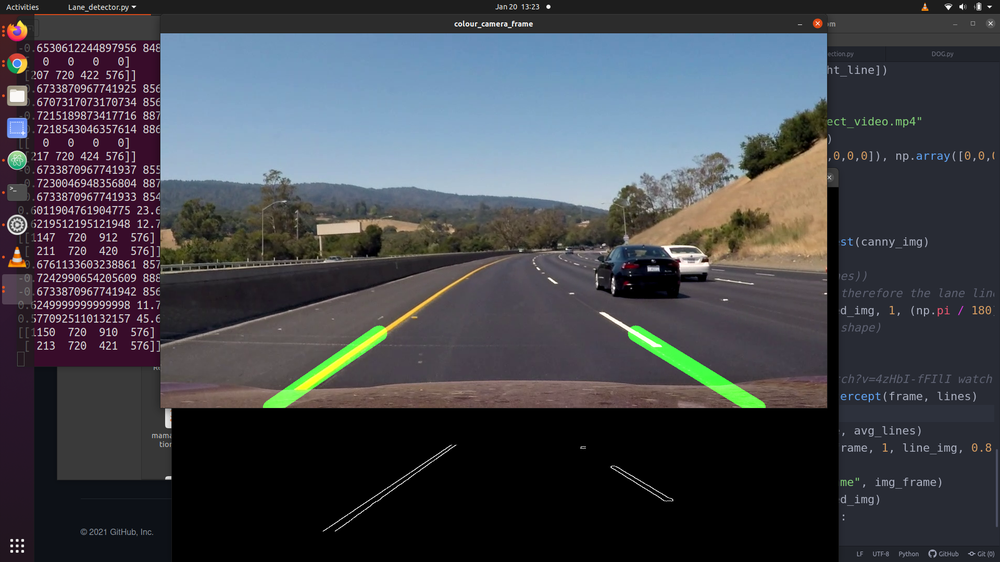
#> input picture testing_example.png, 1000 x 562 px, shrunk from 1920 x 1080 before the run, given in place of detect_lanes_from.mp4, which was not available
$ python lane_detector.py
#> lines starting #> are read from the running program, lines starting #| are printed output that depends on the picture; long printed decimals are rounded; pictures that were not available may be replaced by others from this repository, and a replacement may not be noted
import cv2
import numpy as np
import matplotlib.pyplot as plt

'''
def diff_of_gaussians(img):

    grey_img = cv2.cvtColor(img, cv2.COLOR_BGR2GRAY)
    img = cv2.cvtColor(img, cv2.COLOR_BGR2RGB)
    blur_img_grey = cv2.GaussianBlur(grey_img, (9,9), 0)
    blur_img_colour = cv2.GaussianBlur(img, (9,9), 0)

    # [5 lines of commented-out code are left out]

    fig, [[ax1, ax2], [ax3, ax4]] = plt.subplots(nrows = 2, ncols = 2)
    edges_grey = cv2.Canny(grey_img,100,200)
    edges = cv2.Canny(img, 100, 200)
    #plt.subplot(411)
    ax1.imshow(edges_grey, cmap = 'gray')
    #plt.imshow(edges_grey, cmap = 'gray')
    #plt.show()
    #plt.subplot(412)
    ax2.imshow(edges);
    #plt.imshow(edges)
    #plt.subplot(421)
    ax3.imshow(canny(grey_img), cmap = 'gray')
    #plt.show()
    #plt.subplot(422)
    ax4.imshow(canny(img))
    #plt.show()

    plt.show()
    # [4 lines of commented-out code are left out]

    return
'''

def canny(img):
    # changes in intensity are to be captured.
    # Canny and the Sobel operator work no greyscale images
    grey_img = cv2.cvtColor(img, cv2.COLOR_RGB2GRAY)

    # Gaussian Blurring to reduce noise, removes high-frequncy components in the image
    # High frequency due to high ISO of the camera, contours that aren't really edges.
    # https://www.youtube.com/watch?v=uihBwtPIBxM
    blurred_img = cv2.GaussianBlur(grey_img, (9,9), 0)

    # Canny Edge Detector, identifying any sharp changes in intesity, Uses edge-gradients
    # the strongest gradents are then traced
    # https://www.youtube.com/watch?v=sRFM5IEqR2w
    canny_filtered = cv2.Canny(blurred_img, 30, 150)
    return canny_filtered

def region_of_interest(img):
    height, width = img.shape
    height -= 60
    width -= 10
    #Reducing the image size to "focus" more on the center of the frame (region of interest)
    #These dimensions are later used in the generation of the mask
    #The reduction in height enables us to ignore the part of the image corresponding to the dashboard.

    #Coordinates marking our "region of interest"
    #The top-left of the image is (0,0)
    Polygons = np.array([
        [(width, height),(50, height), (int((3/8) * width), int((3/4) * height)),(int((5/8) * width), int((3/4) * height))]
        ])
    #(width, height),(50,height) removes what's visible of the dash of the car.
    mask = np.zeros_like(img)
    # filling mask
    cv2.fillConvexPoly(img = mask, points = Polygons, color = 255, lineType = cv2.LINE_AA)
    # Uncomment "return mask" to see the "region of interest" marked in white
    mask_img = cv2.bitwise_and(img, mask)
    # mask_img now has the detected edges in our region of interest.
    #return mask
    return mask_img

def dispay_lines(img, lines):
    line_img = np.zeros_like(img)
    if lines is not None:
        for x1,y1,x2,y2 in lines:
            cv2.line(line_img, (x1,y1), (x2,y2), (0,255,0), 30)
    return line_img

def get_cords(img, line_slope_int):
    slope, intercept = line_slope_int
    y1 = img.shape[0]
    #Line starts from the bottom left
    y2 = int(y1 * (4/5))
    # The line goes 1 fifth of the way up
    x1 = int((y1 - intercept) / slope)
    x2 = int((y2 - intercept) / slope)
    #from y = mx + c
    #print(img.shape)
    height, width, _ = img.shape
    if x1 > width or x1 < 0 or x2 > width or x2 < 0 or y1 > height or y1 < 0 or y2 > height or y2 < 0:
        return np.array([0,0,0,0])
    return np.array([x1, y1, x2, y2])

def average_slope_intercept(img, lines):
    left_fit = []
    right_fit = []
    #if lines is None:
    #    return (np.array([0,0,0,0]), np.array([0,0,0,0]))
    for line in lines:
        x1, y1, x2, y2 = line.reshape(4)
        slope, intercept = np.polyfit((x1,x2), (y1,y2), 1)
        #Linear least squares :) (not exactly but it's easy to think of it like this)
        print(slope, intercept)
        #left lines have a positive slope.
        if slope >= 0:
            left_fit.append((slope, intercept))
        else:
            right_fit.append((slope, intercept))

    if left_fit:
        left_fit_avg = np.average(left_fit, axis = 0)
        left_line = get_cords(img, left_fit_avg)
    else:
        left_line = np.array([0,0,0,0])
    if right_fit:
        right_fit_avg = np.average(right_fit, axis = 0)
        right_line = get_cords(img, right_fit_avg)
    else:
        right_line = np.array([0,0,0,0])

    return np.array([left_line, right_line])

if __name__ == "__main__":
    cap = cv2.VideoCapture("./../Downloads/detect_lanes_from.mp4")
    lines = np.asarray((np.array([0,0,0,0]), np.array([0,0,0,0])))
    estimate = lines
    while (cap.isOpened()):
        _, frame = cap.read()
#> frame is the input picture: shape (562, 1000, 3); mean B, G, R 75.2, 68.7, 66.7
        canny_img = canny(frame)
#> in canny, `grey_img = cv2.cvtColor(img, cv2.COLOR_RGB2GRAY)`:
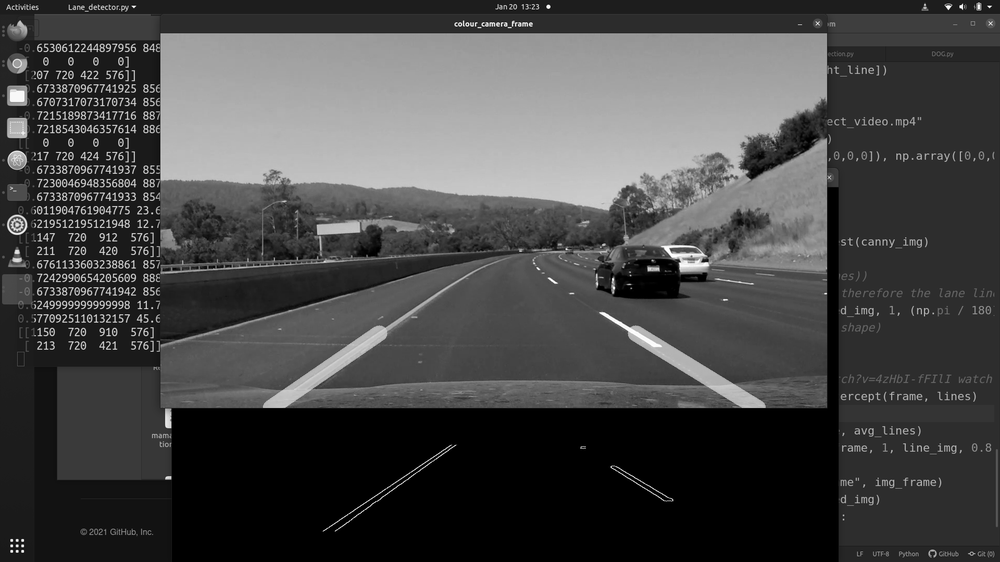
#> grey_img: shape (562, 1000); min 0, max 255, mean 70.4
#> in canny, `blurred_img = cv2.GaussianBlur(grey_img, (9,9), 0)`:
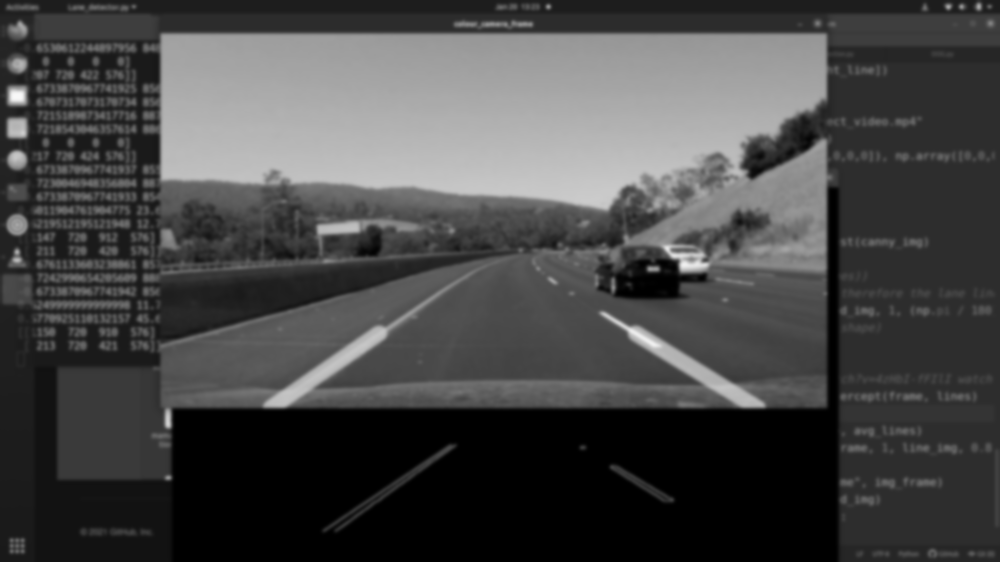
#> blurred_img: shape (562, 1000); min 0, max 248, mean 70.4
#> in canny, `canny_filtered = cv2.Canny(blurred_img, 30, 150)`:
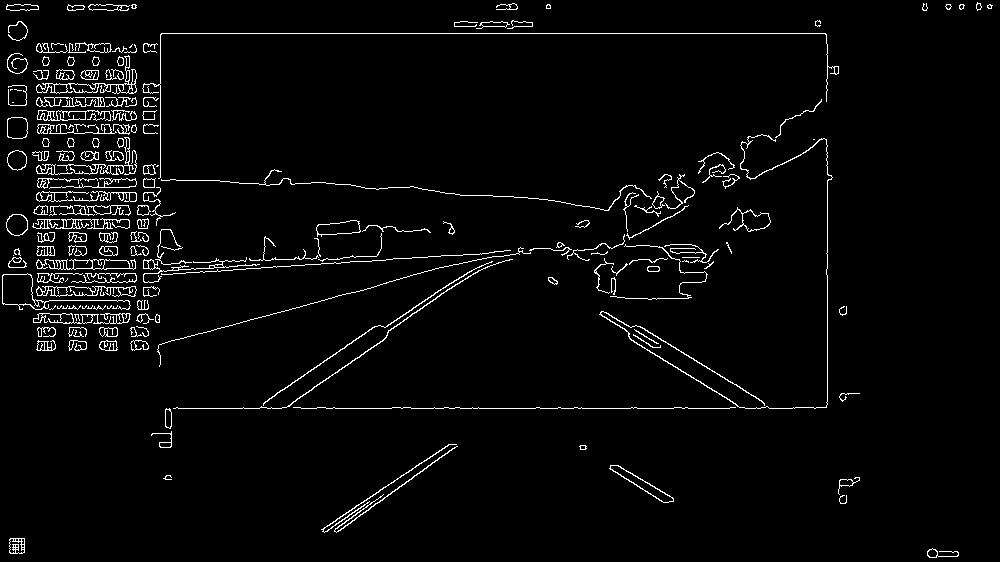
#> canny_filtered: shape (562, 1000); 3.2% white in thin lines or dots
        masked_img = region_of_interest(canny_img)
#> in region_of_interest, `cv2.fillConvexPoly(img = mask, points = Polygons, color = 255, lineTyp..`:
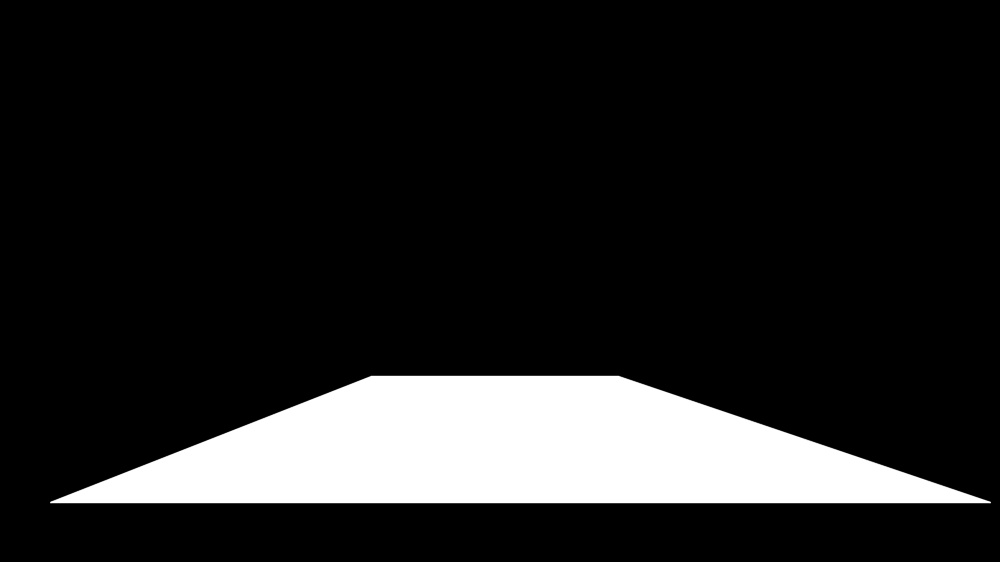
#> mask: shape (562, 1000); min 0, max 255, mean 34.5
#> in region_of_interest, `mask_img = cv2.bitwise_and(img, mask)`:
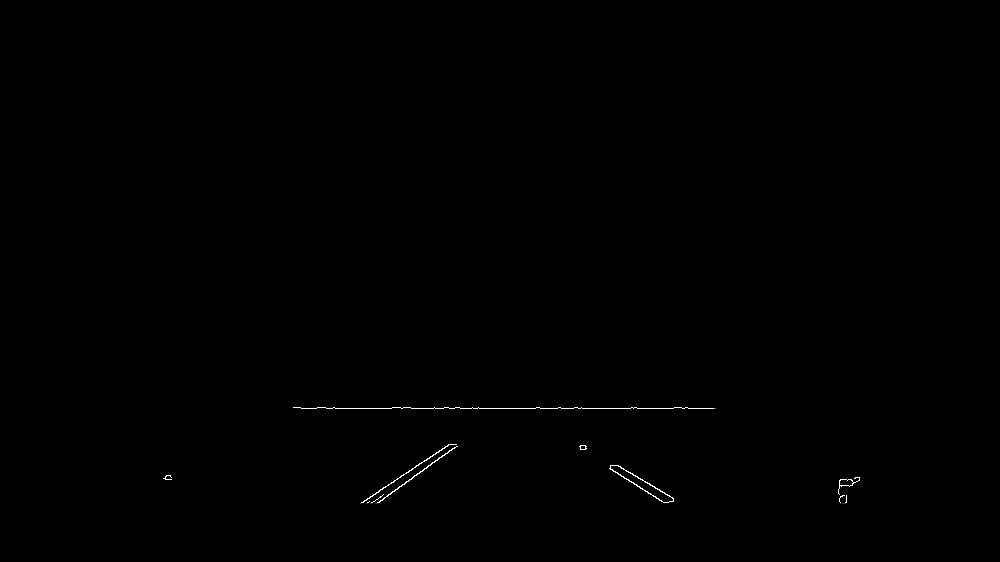
#> mask_img: shape (562, 1000); min 0, max 255, mean 0.5
        estimate = lines
        #print(len(estimate), len(lines))
        # Finding straight lines and therefore the lane lines --> Hough transform
        lines = cv2.HoughLinesP(masked_img, 1, (np.pi / 180), 100, np.array([]), minLineLength = 10, maxLineGap = 500)
#> lines = [[301, 408, 716, 408]]
        #print(estimate.shape, lines.shape)
        if lines is None:
            lines = estimate
        # https://www.youtube.com/watch?v=4zHbI-fFIlI watch at 1.5x lol
        avg_lines = average_slope_intercept(frame, lines)
#> the loop in average_slope_intercept, `for line in lines:` made 1 pass
#> (x1, y1, x2, y2, slope, intercept) on pass 1: (301, 408, 716, 408, 1.06e-16, 408)
#| 1.0605723846104917e-16 408.000
#> after the loop in average_slope_intercept, `for line in lines:`: left_fit = [(1.06e-16, 408)]; right_fit = []
#> in average_slope_intercept, `left_fit_avg = np.average(left_fit, axis = 0)`: left_fit_avg = [1.06e-16, 408]
#> in get_cords, `slope, intercept = line_slope_int`: slope = 1.06e-16; intercept = 408
#> in get_cords, `x1 = int((y1 - intercept) / slope)`: x1 = 1452046104864011776
#> in get_cords, `x2 = int((y2 - intercept) / slope)`: x2 = 386583703243016896
#> in average_slope_intercept, `left_line = get_cords(img, left_fit_avg)`: left_line = [0, 0, 0, 0]
#> avg_lines = [[0, 0, 0, 0], [0, 0, 0, 0]]
        #print(avg_lines)
        line_img = dispay_lines(frame, avg_lines)
#> the loop in dispay_lines, `for x1,y1,x2,y2 in lines:` made 2 passes
        img_frame = cv2.addWeighted(frame, 1, line_img, 0.8, 0)

        cv2.imshow("colour_camera_frame", img_frame)
        cv2.imshow("contoured", masked_img)
        if cv2.waitKey(2) == ord('q'):
#> (key q is pressed here)
            break

    cap.release()
    cv2.destroyAllWindows()
